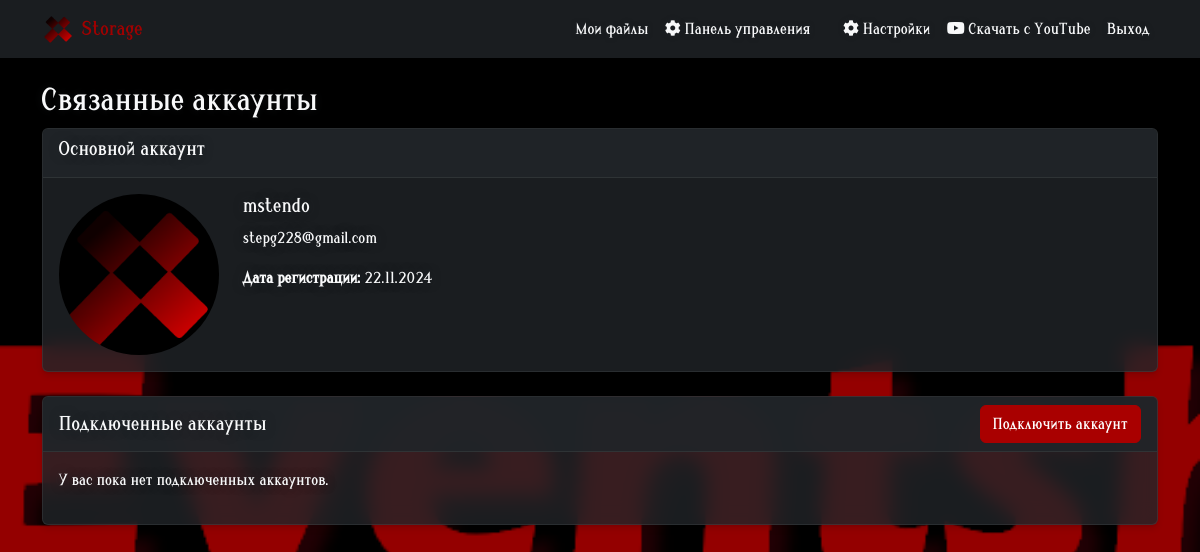
Page /auth/accounts/ (signed in) on the committed database.
### eventshock_auth/models.py (models this page shows, shortened)
class SystemSettings(models.Model):
    site_name = models.CharField(max_length=100, default='eStorage')
    site_logo = models.ImageField(upload_to='system/logo/', null=True, blank=True)
    site_name_color = models.CharField(max_length=7, default='#ffffff', help_text='HEX color code')
    class Meta:
        verbose_name = 'System Settings'
        verbose_name_plural = 'System Settings'
    @classmethod
    def get_settings(cls):
        settings, _ = cls.objects.get_or_create(pk=1)
        return settings

class UserProfile(models.Model):
    user = models.OneToOneField(User, on_delete=models.CASCADE)
    is_oauth_user = models.BooleanField(default=False)
    avatar = models.ImageField(upload_to='avatars/', null=True, blank=True)
    theme = models.CharField(max_length=20, choices=[
        ('light', 'Светлая'),
        ('dark', 'Темная'),
        ('auto', 'Системная')
    ], default='light')
    language = models.CharField(max_length=2, default='ru', choices=[
        ('ru', 'Русский'),
        ('en', 'English'),
        ('ja', '日本語')
    ])
    developer_mode = models.BooleanField(default=False)
    storage_quota = models.BigIntegerField(default=10737418240)  # 10 GB в айтах
    background_image = models.ImageField(upload_to='backgrounds/', null=True, blank=True)
    accent_color = models.CharField(max_length=7, default='#0d6efd',  # Bootstrap primary color
                                  help_text='HEX color code')
    navbar_opacity = models.FloatField(default=1.0)  # Прозрачность навбара
    container_opacity = models.FloatField(default=1.0)  # Прозрачность контейнера
    navbar_color = models.CharField(max_length=7, default='#212529')  # Цвет навбара
    container_color = models.CharField(max_length=7, default='#f8f9fa')  # Цвет контейнеров
    custom_text_color = models.BooleanField(default=False)
    text_color = models.CharField(max_length=7, default='#000000',
                                help_text='HEX color code')
    custom_font = models.FileField(
        upload_to='fonts/',
        null=True,
        blank=True,
        help_text='Поддерживаемые форматы: .ttf, .otf, .woff, .woff2'
    )
    font_family_name = models.CharField(
        max_length=100,
        null=True,
        blank=True,
        help_text='Название шрифта для CSS'
    )
    font_format = models.CharField(
        max_length=20,
        null=True,
        blank=True,
        help_text='Формат шрифта для CSS (truetype, opentype, woff, woff2)'
    )
    def accent_color_rgb(self):
        color = self.accent_color.lstrip('#')
        return f"{int(color[:2], 16)}, {int(color[2:4], 16)}, {int(color[4:], 16)}"
    def accent_color_darker(self):
        color = self.accent_color.lstrip('#')
        r = max(int(color[:2], 16) - 30, 0)
        g = max(int(color[2:4], 16) - 30, 0)
        b = max(int(color[4:], 16) - 30, 0)
        return f"#{r:02x}{g:02x}{b:02x}"

### eventshock_auth/views.py (the view)
# urls.py: path('accounts/', views.manage_accounts, name='manage_accounts'),
@login_required
def manage_accounts(request):
    linked_accounts = LinkedAccount.objects.filter(user=request.user)
    return render(request, 'eventshock_auth/manage_accounts.html', {
        'linked_accounts': linked_accounts
    })

### utils/context_processors.py (called while the page is built)
def language_processor(request):
    current_lang = request.LANGUAGE_CODE
    languages = get_available_languages()
    translations = load_language(current_lang)
    return {
        'available_languages': languages,
        'current_language': current_lang,
        't': translations['translations']  # Для удобного доступа к переводам в шаблонах
    }

def system_settings(request):
    return {
        'system_settings': SystemSettings.get_settings()
    }

### utils/localization.py (called while the page is built)
def load_language(lang_code):
    lang_file = os.path.join(settings.BASE_DIR, 'lang', f'{lang_code}.json')
    try:
        with open(lang_file, 'r', encoding='utf-8') as f:
            return json.load(f)
    except FileNotFoundError:
        with open(os.path.join(settings.BASE_DIR, 'lang', 'en.json'), 'r', encoding='utf-8') as f:
            return json.load(f)

def get_available_languages():
    lang_dir = os.path.join(settings.BASE_DIR, 'lang')
    languages = []
    for file in os.listdir(lang_dir):
        if file.endswith('.json'):
            with open(os.path.join(lang_dir, file), 'r', encoding='utf-8') as f:
                lang_data = json.load(f)
                languages.append({
                    'id': lang_data['id'],
                    'name': lang_data['name']
                })
    return languages

### templates/eventshock_auth/manage_accounts.html (shortened to what this page needs)
{% extends 'base.html' %}
{% block content %}
<div class="row">
    <div class="col-md-12">
        <h2>Связанные аккаунты</h2>
        <div class="card mb-4">
            <div class="card-header">
                <h5>Основной аккаунт</h5>
            </div>
            <div class="card-body">
                <div class="row">
                    <div class="col-md-2">
                        {% if user.userprofile.avatar %}
                            <img src="{{ user.userprofile.avatar.url }}" alt="Avatar" class="img-fluid rounded-circle">
                        {% else %}
                            <div class="text-center p-3 bg-light rounded">
                                <i class="fas fa-user fa-3x text-muted"></i>
                            </div>
                        {% endif %}
                    </div>
                    <div class="col-md-10">
                        <h5>{{ user.username }}</h5>
                        <p class="text-muted">{{ user.email }}</p>
                        <p>
                            <strong>Дата регистрации:</strong> {{ user.date_joined|date:"d.m.Y" }}
                        </p>
                    </div>
                </div>
            </div>
        </div>
        <div class="card">
            <div class="card-header d-flex justify-content-between align-items-center">
                <h5 class="mb-0">Подключенные аккаунты</h5>
                <button class="btn btn-primary" data-bs-toggle="modal" data-bs-target="#linkAccountModal">
                    Подключить аккаунт
                </button>
            </div>
            <div class="card-body">
                {% if linked_accounts %}
                    <div class="table-responsive">
                        <table class="table">
                            <thead>
                                <tr>
                                    <th>Сервис</th>
                                    <th>Имя пользователя</th>
                                    <th>Дата подключения</th>
                                    <th>Действия</th>
                                </tr>
                            </thead>
                            <tbody>
                                {% for account in linked_accounts %}
                                    <tr>
                                        <td>
                                            <span class="badge bg-primary">{{ account.provider }}</span>
                                        </td>
                                        <td>{{ account.provider_username }}</td>
                                        <td>{{ account.created_at|date:"d.m.Y H:i" }}</td>
                                        <td>
                                            <form method="post" action="{% url 'unlink_account' account.id %}"
                                                  style="display: inline;"
                                                  onsubmit="return confirm('Вы уверены, что хотите отключить этот аккаунт?')">
                                                {% csrf_token %}
                                                <button type="submit" class="btn btn-sm btn-danger">Отключить</button>
                                            </form>
                                        </td>
                                    </tr>
                                {% endfor %}
                            </tbody>
                        </table>
                    </div>
                {% else %}
                    <p class="text-muted">У вас пока нет подключенных аккаунтов.</p>
                {% endif %}
            </div>
        </div>
    </div>
</div>
{% endblock %}

### templates/base.html (shortened to what this page needs)
<!DOCTYPE html>
<html lang="ru" data-bs-theme="{{ user.userprofile.theme }}">
<head>
    <link href="https://cdn.jsdelivr.net/npm/bootstrap@5.3.0/dist/css/bootstrap.min.css" rel="stylesheet">
    <link rel="stylesheet" href="https://cdnjs.cloudflare.com/ajax/libs/font-awesome/6.0.0/css/all.min.css">
    <link href="https://vjs.zencdn.net/7.20.3/video-js.css" rel="stylesheet" />
    <link href="https://cdn.jsdelivr.net/npm/plyr@3.7.8/dist/plyr.css" rel="stylesheet" />
    <link href="https://cdnjs.cloudflare.com/ajax/libs/medium-zoom/1.0.6/medium-zoom.min.css" rel="stylesheet">
    <link rel="stylesheet" href="https://cdnjs.cloudflare.com/ajax/libs/font-awesome/5.15.4/css/all.min.css">
</head>
<body>
    <nav class="navbar navbar-expand-lg">
        <div class="container">
            <a class="navbar-brand d-flex align-items-center" href="/">
                {% if system_settings.site_logo %}
                    <img src="{{ system_settings.site_logo.url }}" alt="Logo"
                         class="me-2" style="height: 32px;">
                {% endif %}
                <span style="color: {{ system_settings.site_name_color }}">
                    {{ system_settings.site_name }}
                </span>
            </a>
            <div class="collapse navbar-collapse" id="navbarNav">
                <ul class="navbar-nav ms-auto">
                    {% if user.is_authenticated %}
                        <li class="nav-item">
                            <a class="nav-link" href="{% url 'dashboard' %}">{{ t.storage.my_files }}</a>
                        </li>
                        {% if user.is_superuser %}
                        <li class="nav-item">
                            <a class="nav-link" href="{% url 'esadmin:dashboard' %}">
                                <i class="fas fa-cog"></i> {{ t.admin.dashboard }}
                            </a>
                        </li>
                        {% endif %}
                        <li class="nav-item">
                            <a class="nav-link" href="{% url 'manage_accounts' %}">{{ t.settings.linked_accounts }}</a>
                        </li>
                        <li class="nav-item">
                            <a class="nav-link" href="{% url 'settings_profile' %}">
                                <i class="fas fa-cog"></i> {{ t.settings.settings }}
                            </a>
                        </li>
                        <li class="nav-item">
                            <a class="nav-link" href="{% url 'youtube_download' %}">
                                <i class="fab fa-youtube"></i> {{ t.storage.youtube_download }}
                            </a>
                        </li>
                        <li class="nav-item">
                            <a class="nav-link" href="{% url 'logout' %}">{{ t.auth.logout }}</a>
                        </li>
                    {% endif %}
                </ul>
            </div>
        </div>
    </nav>
    <div class="container mt-4">
        <div class="content-container">
            {% block content %}
            {% endblock %}
        </div>
    </div>
</body>
</html>

### templates/base.html (style rules this page uses)
:root { --bs-body-bg: #f8f9fa; --bs-body-color: #212529; --bs-primary: #0d6efd; --bs-link-color: #0d6efd; --bs-link-hover-color: #0d6efd; --bs-navbar-color: #212529; --bs-container-color: #f8f9fa; }
[data-bs-theme="dark"] { --bs-body-bg: #212529; --bs-body-color: #f8f9fa; --bs-border-color: #495057; }
.navbar { background: rgba(var(--bs-body-bg-rgb), 0.5) !important; backdrop-filter: blur(10px); z-index: 8500 !important; }
body { position: relative; }
.card *, .navbar *, .modal * { color: inherit; }
.nav-link { color: var(--bs-body-color) !important; }
.navbar-nav .nav-link { color: var(--bs-body-color) !important; text-shadow: 0 0 10px rgba(var(--bs-body-bg-rgb), 0.5); }
[data-bs-theme="dark"] { --text-color: #f8f9fa; }
.nav-link, .list-group-item, .navbar-nav .nav-link, h1, h2, h3, h4, h5, h6, .text-muted { color: var(--text-color) !important; }
.navbar-nav .nav-link, .settings-nav .nav-link, .list-group-item { text-shadow: 0 0 5px rgba(var(--bs-body-bg-rgb), 0.5); }
body > *:not(.card):not(.navbar):not(.modal):not(script):not(style) { color: var(--adaptive-text-color, var(--bs-body-color)); transition: color 0.3s ease; }
.transparent-text { text-shadow: 0 0 10px rgba(var(--bs-body-bg-rgb), 0.5); }

### rows in the picture
SystemSettings: site_logo (picture), site_name "Storage"

### other values in the picture
{{ t.storage.my_files }} "Мои файлы"
{{ t.admin.dashboard }} "Панель управления"
{{ t.settings.settings }} "Настройки"
{{ t.storage.youtube_download }} "Скачать с YouTube"
{{ t.auth.logout }} "Выход"
{{ user.username }} "mstendo"
{{ user.email }} "stepg228@gmail.com"
{{ user.date_joined|date:"d.m.Y" }} "22.11.2024"
